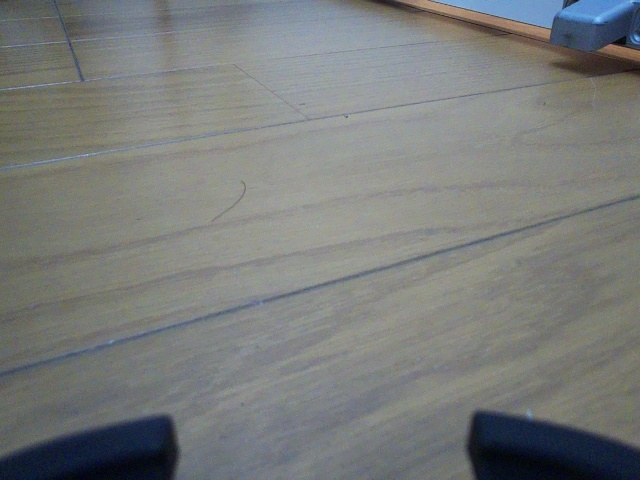
#> input picture test_capture.jpg, 640 x 480 px
$ python convert_oled_mono1.py --in ../test_capture.jpg --out out.png
#> lines starting #> are read from the running program, lines starting #| are printed output that depends on the picture
### src/dmc_ai_mobility/core/oled_bitmap.py
from __future__ import annotations

from pathlib import Path
from typing import Optional


def mono1_buf_len(width: int, height: int) -> int:
    if width <= 0 or height <= 0:
        raise ValueError("width/height must be > 0")
    if height % 8 != 0:
        raise ValueError("height must be a multiple of 8 for SSD1306 mono1 buffer")
    return (width * height) // 8


# [6 lines left out: function load_mono1_buffer, not called in this run]


def _require_pillow() -> tuple[object, object]:
    try:
        from PIL import Image, ImageOps  # type: ignore
    except Exception as e:  # pragma: no cover
        raise RuntimeError("pillow is required for image->mono1 conversion (pip install pillow)") from e
    return Image, ImageOps


def image_path_to_mono1_buffer(
    path: Path,
    *,
    width: int,
    height: int,
    invert: bool = False,
) -> bytes:
    """
    Convert an image file (png/jpg/pbm/...) into SSD1306 mono1 buffer bytes.

    The buffer layout follows SSD1306 "page" order:
      - index = x + page*width where page = y//8
      - bit = y%8 (LSB is the top pixel within the 8-pixel page)
    """
#> called with width = 128, height = 32, invert = False
    Image, ImageOps = _require_pillow()
    img = Image.open(path)
#> img is the input picture: PIL image 640x480 RGB; mean R, G, B 121.1, 123.7, 122.4
    img = img.convert("L")
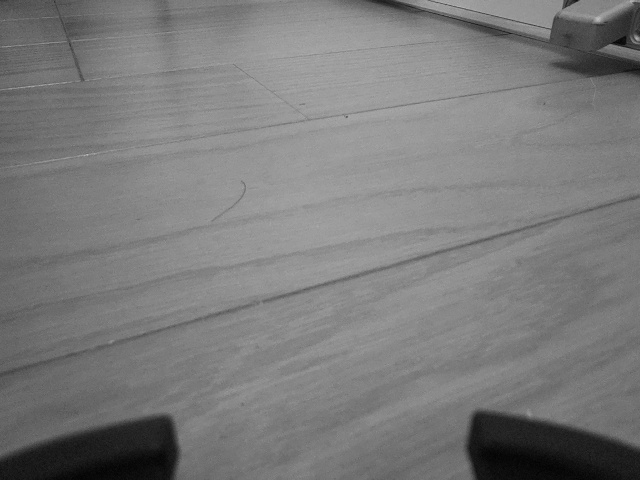
#> img: PIL image 640x480 L; min 1, max 190, mean 122.8
    if invert:
        img = ImageOps.invert(img)
    img = img.resize((int(width), int(height)), Image.Resampling.LANCZOS)
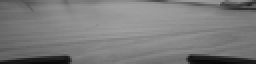
#> img: PIL image 128x32 L (shown 2 times larger); min 8, max 160, mean 122.8
    img = img.convert("1")  # 1-bit
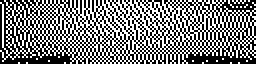
#> img: PIL image 128x32 1 (shown 2 times larger); 47.9% white in thin lines or dots
    return pil_image_to_mono1_buffer(img, width=width, height=height)


def pil_image_to_mono1_buffer(img: object, *, width: int, height: int) -> bytes:
#> called with width = 128, height = 32
    Image, _ = _require_pillow()
    if not isinstance(img, Image.Image):  # pragma: no cover
        raise TypeError("img must be a PIL.Image.Image")

    if img.size != (width, height):
        img = img.resize((int(width), int(height)), Image.Resampling.NEAREST)
    if img.mode != "1":
        img = img.convert("1")

    expected = mono1_buf_len(width, height)
    buf = bytearray(expected)
    px = img.load()
    for y in range(height):
        page = y // 8
        bit = y % 8
        base = page * width
        for x in range(width):
            if px[x, y]:
                buf[base + x] |= 1 << bit
    return bytes(buf)


# [29 lines left out: functions mono1_buffer_to_pil_image, load_oled_asset_mono1, not called in this run]

### scripts/convert_oled_mono1.py
#!/usr/bin/env python3
from __future__ import annotations

import argparse
import sys
from pathlib import Path


ROOT = Path(__file__).resolve().parents[1]
sys.path.insert(0, str(ROOT / "src"))


from dmc_ai_mobility.core.oled_bitmap import image_path_to_mono1_buffer, mono1_buf_len  # noqa: E402


def main(argv: list[str] | None = None) -> int:
    p = argparse.ArgumentParser(description="Convert an image into SSD1306 mono1 buffer (.bin)")
    p.add_argument("--in", dest="inp", type=Path, required=True, help="Input image path (png/jpg/...)")
    p.add_argument("--out", dest="out", type=Path, required=True, help="Output .bin path")
    p.add_argument("--width", type=int, default=128)
    p.add_argument("--height", type=int, default=32)
    p.add_argument("--invert", action="store_true", help="Invert input image before conversion")
    args = p.parse_args(argv)

    buf = image_path_to_mono1_buffer(args.inp, width=int(args.width), height=int(args.height), invert=bool(args.invert))
    expected = mono1_buf_len(int(args.width), int(args.height))
    if len(buf) != expected:
        raise SystemExit(f"unexpected output size: got={len(buf)} expected={expected}")

    args.out.parent.mkdir(parents=True, exist_ok=True)
    args.out.write_bytes(buf)
    print(f"wrote {args.out} ({len(buf)} bytes)")
#| wrote out.png (512 bytes)
    return 0


if __name__ == "__main__":
    raise SystemExit(main())
#> (the program exits here)
